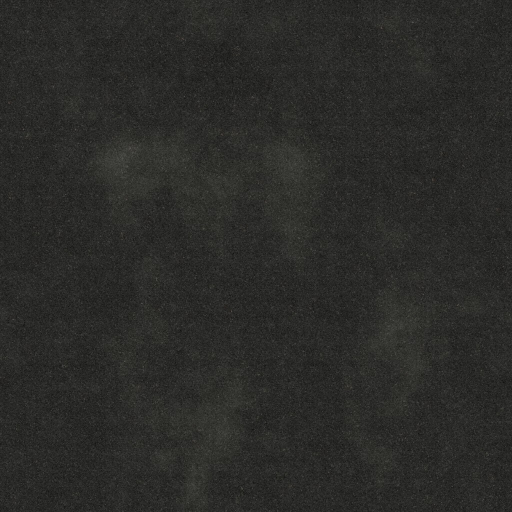
#> input picture assets/textures/asphalt_patch_albedo.jpg, 1024 x 1024 px, given in place of scorpion_w2_swatch.png, which was not available (shown at 1/2 size); the run also reads 1 picture not shown here
$ python camo.py
#> lines starting #> are read from the running program, lines starting #| are printed output that depends on the picture; pictures that were not available may be replaced by others from this repository, and a replacement may not be noted
#!/usr/bin/env python3
"""Generate ASHLINE camouflage textures (original procedural patterns).

Styles follow the look and palettes of well-known field patterns:
  ocp       - OCP / Scorpion W2 (US Army pattern, public domain), palette from the official swatch
  emr       - Russian digital "flora": square pixels, grey-green base, greens and dark brown
  mm14      - Ukrainian pixel pattern: small pixels in slanted streaks, khaki/olive/brown/dark green
The patterns are generated here; no third-party camo artwork is copied.
Output: assets/textures/camo_<style>_albedo.jpg (tileable, woven fabric detail baked in).
"""
import os
import numpy as np
from PIL import Image, ImageFilter

ROOT = os.path.dirname(os.path.dirname(os.path.abspath(__file__)))
TEX = os.path.join(ROOT, 'assets', 'textures')
N = 1024


def hexrgb(h):
    h = h.lstrip('#')
    return np.array([int(h[i:i + 2], 16) for i in (0, 2, 4)], np.float32)


def tile_noise(res, octaves, seed, stretch=(1.0, 1.0), base=4):
    """Tileable fractal noise in [0,1]: periodic lattice, bicubic upsampling."""
    rng = np.random.default_rng(seed)
    acc = np.zeros((res, res), np.float32); amp = 1.0; total = 0.0
    for o in range(octaves):
        cells = base * 2 ** o
        cy, cx = max(2, int(cells * stretch[1])), max(2, int(cells * stretch[0]))
        g = rng.standard_normal((cy, cx)).astype(np.float32)
        g = np.tile(g, (3, 3))
        img = Image.fromarray(g).resize((res * 3, res * 3), Image.BICUBIC)
        acc += amp * np.asarray(img)[res:2 * res, res:2 * res]
        total += amp; amp *= 0.5
    acc /= total
    acc -= acc.min(); acc /= max(1e-6, acc.max())
    return acc


def fabric(res):
    path = os.path.join(TEX, 'fabric_canvas_albedo.jpg')
    if not os.path.exists(path):
        return np.ones((res, res), np.float32)
    lum = np.asarray(Image.open(path).convert('L').resize((res, res)), np.float32) / 255.0
    return lum / lum.mean()


def save(name, rgb, weave=1.0):
    f = fabric(N)
    rgb = rgb * (1 + (f - 1) * 0.12 * weave)[..., None]
    Image.fromarray(np.clip(rgb, 0, 255).astype(np.uint8)).save(os.path.join(TEX, f'camo_{name}_albedo.jpg'), quality=92)
    print('camo', name)


def soft_mask(field, threshold, blur):
    m = (field > threshold).astype(np.uint8) * 255
    return np.asarray(Image.fromarray(m).filter(ImageFilter.GaussianBlur(blur)), np.float32) / 255.0


def lay(img, mask, color, strength=1.0):
    m = mask[..., None] * strength
    return img * (1 - m) + hexrgb(color) * m


OCP_SWATCH = os.path.join(ROOT, 'assets', 'thirdparty', 'camo', 'scorpion_w2_swatch.png')
OCP_URL = 'https://commons.wikimedia.org/wiki/Special:FilePath/Scorpion_W2,_Operational_Camouflage_Pattern_(OCP)_swatch.png'


def seamless(rgb):
    """Make an image tile: blend it with a half-offset copy under a feathered cross mask."""
    n = rgb.shape[0]
    shifted = np.roll(np.roll(rgb, n // 2, 0), n // 2, 1)
    t = np.abs(np.linspace(-1, 1, n))
    edge = np.clip((np.maximum(t[:, None], t[None, :]) - 0.55) / 0.4, 0, 1)
    edge = edge * edge * (3 - 2 * edge)
    return rgb * (1 - edge[..., None]) + shifted * edge[..., None]


def ocp():
    """OCP / Scorpion W2 from the US Army swatch (public domain, PD-USGov-Military-Army),
    upscaled and made seamless; the swatch is fetched once into assets/thirdparty/camo."""
    if not os.path.exists(OCP_SWATCH):
        os.makedirs(os.path.dirname(OCP_SWATCH), exist_ok=True)
        os.system(f'curl -sSL -A "AshlineAssetFetch/0.8" -o "{OCP_SWATCH}" "{OCP_URL}"')
    src = Image.open(OCP_SWATCH).convert('RGB')
#> src is the input picture: PIL image 1024x1024 RGB; mean R, G, B 42.9, 43, 40.6
    src = src.crop((4, 4, src.size[0] - 4, src.size[1] - 4))  # the scan has a light border
#> src: PIL image 1016x1016 RGB
    side = min(src.size)
#> side = 1016
    sq = src.crop(((src.size[0] - side) // 2, (src.size[1] - side) // 2, (src.size[0] + side) // 2, (src.size[1] + side) // 2))
    big = np.asarray(sq.resize((N, N), Image.LANCZOS).filter(ImageFilter.UnsharpMask(2, 60, 2)), np.float32)
    rgb = seamless(big)
    # The photo is slightly washed out: restore some saturation and contrast.
    lum = rgb @ np.array([0.3, 0.59, 0.11], np.float32)
    rgb = lum[..., None] + (rgb - lum[..., None]) * 1.25
    rgb = (rgb - 118) * 1.1 + 118
    save('ocp', rgb, weave=0.25)
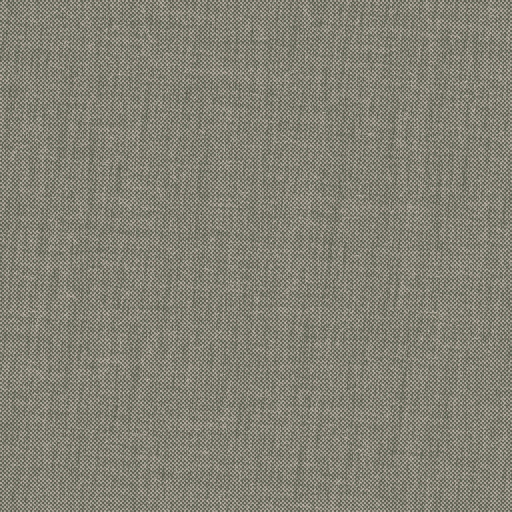
#> input picture assets/textures/fabric_canvas_albedo.jpg, 1024 x 1024 px (shown at 1/2 size)


def pixelate(classes, cell):
    small = classes[::cell, ::cell]
    return np.kron(small, np.ones((cell, cell), dtype=classes.dtype))[:N, :N]


def emr():
    """Russian digital 'Tsifra' summer look: light grey-green field, green, brown and black pixels
    grouped into blotches (original generation, approximate palette)."""
    palette = [hexrgb(c) for c in ('#8e9878', '#5d7046', '#4b4232', '#22231d')]
    a = tile_noise(N, 5, 31, (1.0, 1.3), base=18); b = tile_noise(N, 5, 32, (1.0, 1.3), base=22); c = tile_noise(N, 6, 33, base=28)
#> after the loop in tile_noise, `for o in range(octaves):`: amp = 0.0312; total = 1.94
#> call 2 of tile_noise, with res = 1024, octaves = 5, seed = 32, stretch = (1, 1.3), base = 22
#> after the loop in tile_noise (call 2), `for o in range(octaves):`:
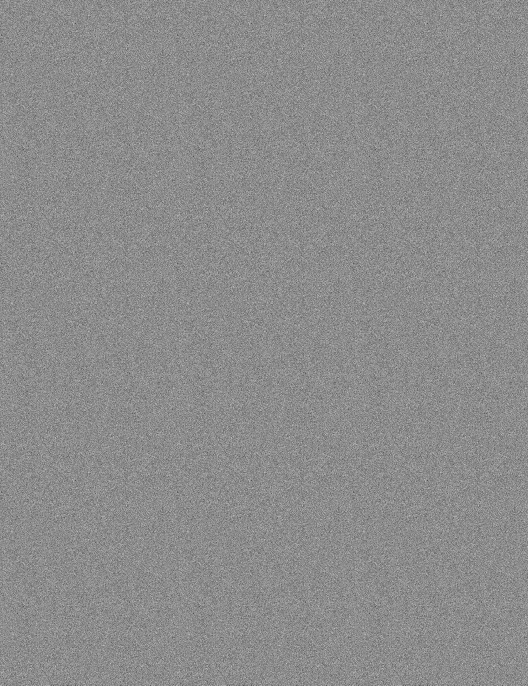
#> g: shape (1371, 1056) float32 (shown at 1/2 size); min -5.57, max 4.55, mean -0.00245; drawn with min black and max white
#> after the loop in tile_noise (call 2), `for o in range(octaves):`: amp = 0.0312; total = 1.94
#> call 3 of tile_noise, with res = 1024, octaves = 6, seed = 33, stretch = (1, 1), base = 28
#> after the loop in tile_noise (call 3), `for o in range(octaves):`:
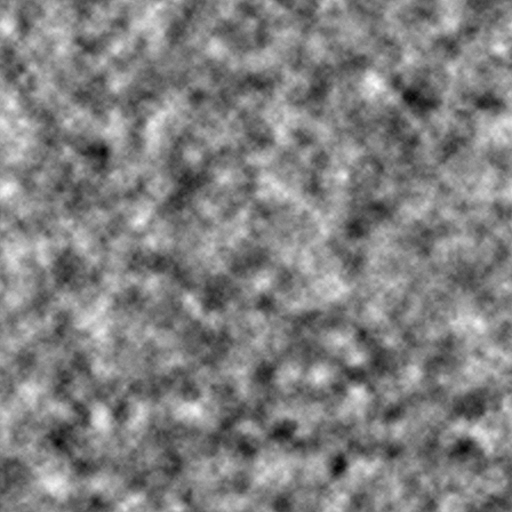
#> acc: shape (1024, 1024) float32 (shown at 1/2 size); min -3.63, max 3.57, mean -0.000613; drawn with min black and max white
#> after the loop in tile_noise (call 3), `for o in range(octaves):`:
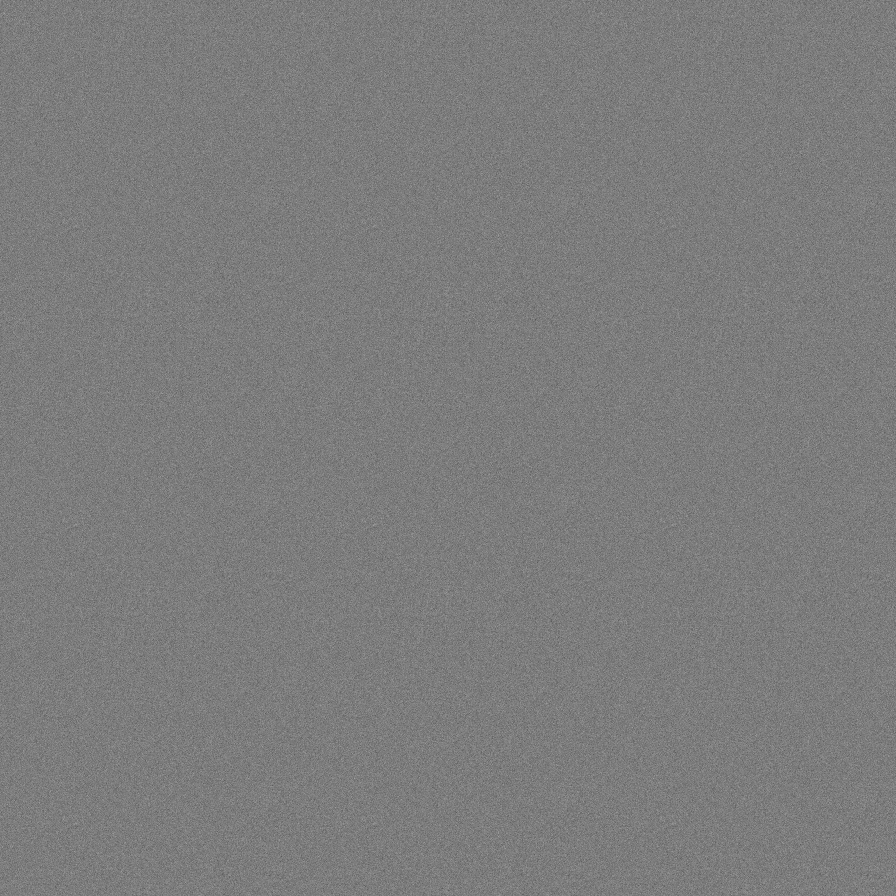
#> g: shape (2688, 2688) float32 (shown at 1/3 size); min -4.76, max 4.96, mean -0.000525; drawn with min black and max white
#> after the loop in tile_noise (call 3), `for o in range(octaves):`: amp = 0.0156; total = 1.97
    cls = np.zeros((N, N), np.int32)
    cls[a > 0.53] = 1
    cls[(b > 0.60) & (a > 0.45)] = 2
    cls[(c > 0.70) & (b > 0.5)] = 3
    cls = pixelate(cls, 4)
    save('emr', np.stack([palette[k] for k in range(4)])[cls])
#> call 2 of save, with name = 'emr', weave = 1
#> in save (call 2), `rgb = rgb * (1 + (f - 1) * 0.12 * weave)[..., None]`:
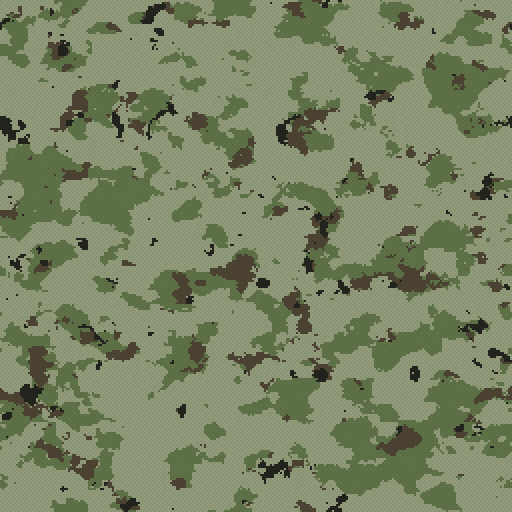
#> rgb: shape (1024, 1024, 3) float32 (shown at 1/2 size); mean of channels 0, 1, 2 121.7, 133, 99.9; drawn as R, G, B


def mm14():
    palette = [hexrgb(c) for c in ('#8e8a68', '#5f6a44', '#5b4835', '#2f3626')]
#> palette = [[142, 138, 104], [95, 106, 68], [91, 72, 53], [47, 54, 38]]
    # Slanted streak shapes: noise sampled on a sheared grid.
    yy, xx = np.mgrid[0:N, 0:N]
    a = tile_noise(N, 5, 41, (1.0, 2.0), base=8); b = tile_noise(N, 5, 42, (1.0, 2.0), base=8); c = tile_noise(N, 6, 43, (1.0, 2.0), base=10)
#> call 4 of tile_noise, with res = 1024, octaves = 5, seed = 41, stretch = (1, 2), base = 8
#> after the loop in tile_noise (call 4), `for o in range(octaves):`:
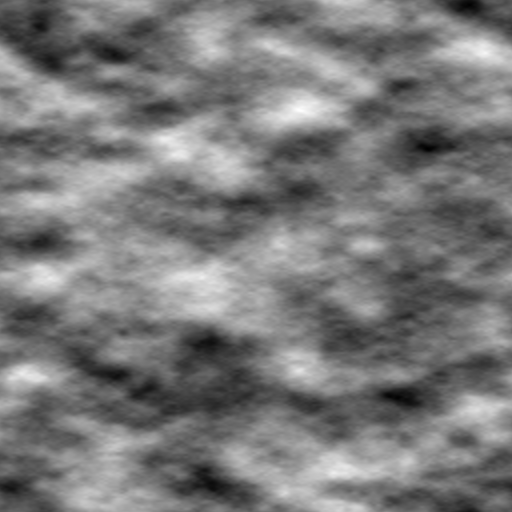
#> acc: shape (1024, 1024) float32 (shown at 1/2 size); min -2.77, max 2.87, mean -0.0797; drawn with min black and max white
#> after the loop in tile_noise (call 4), `for o in range(octaves):`:
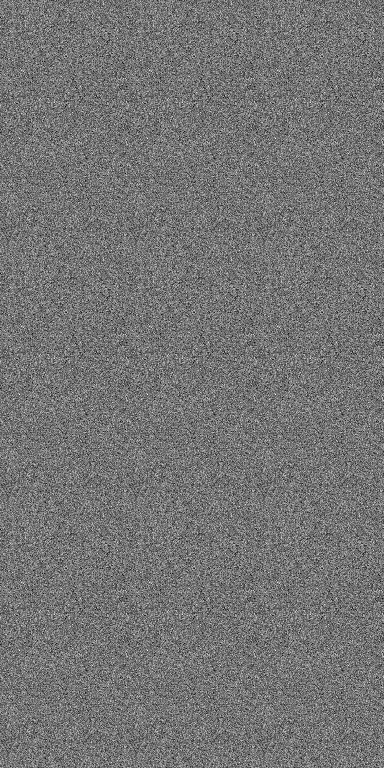
#> g: shape (768, 384) float32; min -3.91, max 4.63, mean -0.00378; drawn with min black and max white
#> after the loop in tile_noise (call 4), `for o in range(octaves):`: amp = 0.0312; total = 1.94
    shift = (yy * 0.6).astype(np.int32) % N
    sheared = lambda f: f[yy, (xx + shift) % N]
    a, b, c = sheared(a), sheared(b), sheared(c)
    cls = np.zeros((N, N), np.int32)
    cls[a > 0.56] = 1
    cls[b > 0.6] = 2
    cls[c > 0.68] = 3
    cls = pixelate(cls, 6)
    save('mm14', np.stack([palette[k] for k in range(4)])[cls])


def glove():
    """Tactical glove: coyote synthetic weave, tiled 4x so it reads at hand scale."""
    src = Image.open(os.path.join(TEX, 'fabric_canvas_albedo.jpg')).convert('L').resize((256, 256))
    lum = np.tile(np.asarray(src, np.float32) / 255.0, (4, 4))
    lum = lum / lum.mean()
    wear = tile_noise(1024, 4, 71, base=3)  # darker, worn patches
    rgb = hexrgb('#6f604a')[None, None, :] * (0.78 + 0.22 * lum[..., None]) * (0.86 + 0.14 * wear[..., None])
    Image.fromarray(np.clip(rgb, 0, 255).astype(np.uint8)).save(os.path.join(TEX, 'glove_tactical_albedo.jpg'), quality=92)
    nrm = Image.open(os.path.join(TEX, 'fabric_canvas_normal.jpg')).resize((256, 256))
    Image.fromarray(np.tile(np.asarray(nrm), (4, 4, 1))).save(os.path.join(TEX, 'glove_tactical_normal.jpg'), quality=92)
    print('glove')


if __name__ == '__main__':
    ocp(); emr(); mm14(); glove()
